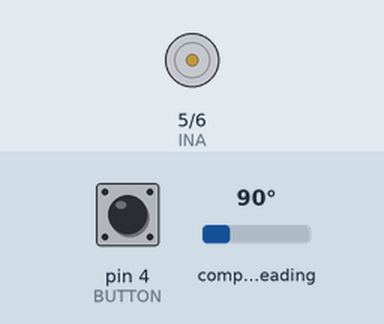
Recording of a sketch running on a simulated Arduino Uno, built with avr-gcc and run on an emulated ATmega328P. On the bench: motor-driver pin pairs drawn as motors (green arrow = first pin HIGH = forward, orange = second pin HIGH = backward, longer = more drive, scaled by the enable pin). The inputs (shaded band) are chosen by the test bench; at power-on: pin 4 (BUTTON) LOW, compass heading 90°. What the sketch prints to the serial monitor is not drawn.

Above: at 0.8 s.
0.9 s: pin 4 (BUTTON) pulled HIGH for 0.15 s
At 3.3 s:
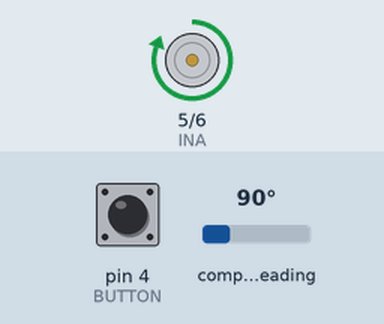
4.0 s: pin 4 (BUTTON) pulled HIGH for 1 s
At 5.4 s:
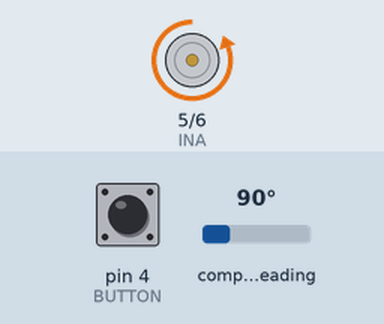
7.0 s: pin 4 (BUTTON) pulled HIGH for 0.15 s
10.1 s: pin 4 (BUTTON) pulled HIGH for 0.15 s
13.1 s: pin 4 (BUTTON) pulled HIGH for 3.2 s
17.8 s: pin 4 (BUTTON) pulled HIGH for 0.15 s
Timing chart, 0 to 21.4 s (numbered marks = the images above; inputs shaded):
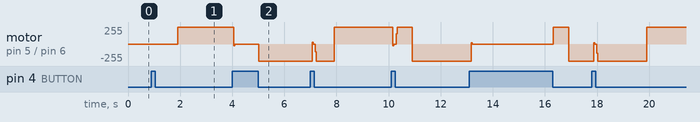

Measured:
- after the input at 0.9 s, motor on pin 5 (INA) / pin 6 (INB): stopped → forward 255/255 after 1.0 s
- after the input at 4.0 s, motor on pin 5 (INA) / pin 6 (INB): forward 255/255 → stopped at once, → backward 255/255 0.98 s later

The sketch:

Gravity_compensation.ino
```cpp
#include "AS5600.h"
#include "Wire.h"
#include "math.h"

// Arduino UNO i2c pins: SCL:A5 SDA:A4
// Remeber to connect the DIR pin of the encoder to 5V to set the direction to counter-clockwise
// If using the gearbox, the motor spins in the opposite direction wrt the load => connect DIR to GND
AS5600 encoder;
float motor_position, motor_position_cumulative;
float theta, theta_cumulative;

// L298N driver
#define INA 5
#define INB 6
#define EN 3
int PWM_PIN = INA;

// Control button
#define BUTTON 4

// Time variables [us]
uint32_t Ts = 5000;   // sampling time
uint32_t t_start = 0; // start time of the experiment

// Power supply parameters
#define V_PSU 11.7 // Before the driver [V]
#define DRIVER_DROP 1.8  // Voltage drop of the driver [V]
const float V_MOT_MAX = V_PSU - DRIVER_DROP;

// Motor parameters
#define R 2.8   // [Ohm]
#define L 0.0045  // [H]
#define kphi 0.0033 // [Vs]
#define J_rot 0.000022  // [kg m^2]

// Gearbox parameters
#define GEARBOX_RATIO 5.0 // The load spins 5 times slower than the motors

// Gravity compensation
float gravity_comp_constant = 0.0047;

// Given the angle compute the dutycycle that compensate the gravity torque
float gravityCompensation(float theta) {
  float V_gc = sin(theta) * gravity_comp_constant * R/kphi; // Voltage [V]
  return V_gc / V_MOT_MAX;                        // dutycycle in range [0,1]
}

// Controller variables
float error = 0;
float error_integral = 0;
float previous_error = 0;
float error_derivative = 0;
float error_derivative_previous = 0;
float theta_ref = 0;
float step_amplitude = PI*2/4;
float dutycycle = 0;
int pwm = 0;

// Ziegler-Nichols ultimate gain and period
float ku = 10;
float Pu = 0.220;

// PID gains
float kp = 0.2 * ku;
float ki = 0.4 * ku / Pu;
float kd = 0.066 * ku * Pu;

// Overload of map() that uses floats
float map(float x, float in_min, float in_max, float out_min, float out_max) {
  return (x - in_min) * (out_max - out_min) / (in_max - in_min) + out_min;
}

// Take a float dutycycle in [-1,1], and "write" the correct configuration of the l298n driver
int setPWM(float dutycycle) {
  // Throw an error if saturation is detected. The saturation must be done outside!
  if (abs(dutycycle) > 1) {
    Serial.println("Saturation detected!");
    setPWM(0);
    exit(0);
  }

  // Set the correct direction
  if ( dutycycle >= 0 ) {
    digitalWrite(INB, 0);
  }
  else {
    digitalWrite(INB, 1);
    dutycycle = 1+dutycycle;  // We are in forward-brake!
  }

  // Compute the int value of the pwm in the range [0,255]
  int pwm = map( abs(dutycycle), 0.0, 1.0, 0, 255);
  analogWrite(PWM_PIN, pwm);

  return pwm;
}

// Return the angle in radians in a range [-pi,pi], where 0 is the downward position
// We are measuring the motor's position, but we want to control the load => we need to take into account the gearbox
float readTheta() {
  // Measure the cumulative position of the motor
  motor_position_cumulative = (encoder.getCumulativePosition() * AS5600_RAW_TO_RADIANS);

  // Cumulative position of the load
  theta_cumulative = motor_position_cumulative / GEARBOX_RATIO;

  // Remove complete revolutions from the measurement
  float theta = fmod(theta_cumulative, 2*PI); // in [-2*PI, 2*PI]

  // We want the measurement to be in the [-PI, PI] range
  if (theta > PI) theta -= 2*PI;
  else if (theta < -PI) theta += 2*PI;

  return theta;
}

// Return the sign of a number
float sign(float x) {
  return x / abs(x);
}

// Low pass filter
// r is the smoothing factor: r=1 -> no smoothing; r~=0 -> big smoothing
float lowPass(float x, float yPrev, float r) {
  float y = (r-1)*yPrev + r*x;
  return y;
}

// Given the error, compute the friction compensation term
// If we use a simple sign(error) * friction_dutycycle, the input oscillates too much and the br oscillates a lot, so we need to smooth it
float friction_dutycycle = 0.21; // Voltage required to overcome static friction
float error_threshold = 0.05;  // [rad]

float frictionCompensation(float error) {
  float dutycycle = 0;

  if ( abs(error) > error_threshold) {
    dutycycle = sign(error) * friction_dutycycle;
  }
  else {
    dutycycle = error / error_threshold * friction_dutycycle;
  }

  return dutycycle;
}

//=========================================================================================================
void setup() {
  // Driver setup
  pinMode(INA, OUTPUT);
  pinMode(INB, OUTPUT);
  pinMode(EN, OUTPUT);
  digitalWrite(INB, 0);
  digitalWrite(INA, 0);
  digitalWrite(EN, HIGH);

  // Control button setup
  pinMode(BUTTON, INPUT);

  // Set the baudrate of the serial connection
  Serial.begin(250000);
  Serial.println("\n===================================\nProgram started");

  // Encoder setup
  Wire.begin();
  Wire.setClock(800000);
  encoder.begin(2);
  Serial.print("AS5600 connect: "); Serial.println(encoder.isConnected());

    // Set the offset for the encoder. The rod should be oriented downward!
    encoder.resetCumulativePosition();

  // Wait for the button to be pressed
  Serial.println("Press the button to start the experiment");
  while(!digitalRead(BUTTON)); delay(1000);
  Serial.println("Starting the experiment");

  // Initialize error to avoid initial spike in the derivative
  error = readTheta() - theta_ref;

  // Starting time
  t_start = micros();
}

void loop() {
  // Update time variables
  uint32_t loop_start = micros();
  float t = (loop_start - t_start) / 1000000.0; // Time past the start of the experiment, in seconds

  // Read the position of the bar
  theta = readTheta();

  // If the button is pressed, refresh the reference to be the current position
  // This basically disables the controller
  if (digitalRead(BUTTON)) {
    theta_ref = theta;
    error_integral = 0;
  }

  // PID controller

    // Save the previous value of the error
    previous_error = error;

    // Compute the error
    error = theta_ref - theta;
    if (error > PI) error -= 2*PI;
    else if (error < -PI) error += 2*PI;

    // Integral with anti-windup
    if (abs(dutycycle) <= 0.99 && abs(error) < 0.5) {
      error_integral += error * (Ts/1000000.0);
    }

    // Compute the discrete derivative of the error
    float error_delta = error - previous_error;
    if ( abs(error_delta) < PI ) error_derivative = (error_delta) / (Ts/1000000.0);
    // Low pass filter applied to derivative
    error_derivative = lowPass(error_derivative, error_derivative_previous, 0.8);
    error_derivative_previous = error_derivative;

    // Compute the control dutycycle
    dutycycle = kp*error + ki*error_integral + kd*error_derivative;

  // Gravity compensation
  float g_comp = gravityCompensation(theta);
  dutycycle += g_comp;

  // Static friction compensation
  float f_comp = frictionCompensation(error);
  dutycycle += f_comp;

  // dutycycle saturation correction
  if (dutycycle > 1) dutycycle = 1;
  if (dutycycle < -1) dutycycle = -1;

  // Change direction because we have the gearbox (positive dutycycle -> positive torque)
  dutycycle *= -1;

  // Set the pwm
  pwm = setPWM(dutycycle);

  // Log the data
  Serial.print("#");
  Serial.print( theta, 3 ); Serial.print("\t"); Serial.print( theta_ref, 3 ); Serial.print("\t"); Serial.print(kp* error, 3 ); Serial.print("\t"); Serial.print( ki* error_integral, 3 ); Serial.print("\t"); Serial.print(kd* error_derivative, 3 ); Serial.print("\t"); Serial.print(dutycycle, 3); Serial.print("\t"); Serial.print("\t"); Serial.print( g_comp, 3 ); Serial.print("\t"); Serial.print( f_comp, 3 ); Serial.print("\t"); Serial.print( t, 3 );
  Serial.println();

  // Wait the sampling time
  while( micros()-loop_start < Ts );

  theta_ref = fmod(t,6) < 3 ? -step_amplitude : step_amplitude;
  //if (t > 5) { Serial.println("Experiment terminated"); setPWM(0); delay(500); exit(0); }
}
```
